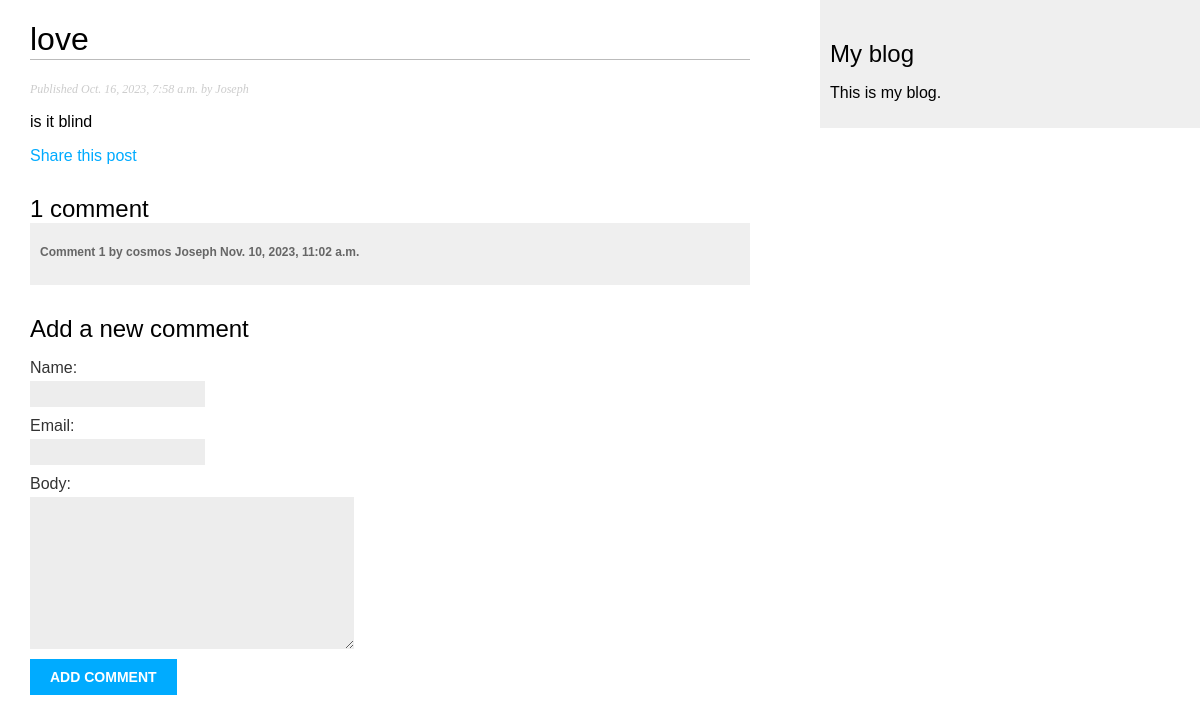
The page /blog/2023/10/16/love/ on the database its author committed.
### blog/models.py (models this page shows, shortened)
class Post(models.Model):
    class Status(models.TextChoices):
        DRAFT = 'DF', 'Draft'
        PUBLISHED = 'PB', 'Published'
    tags = TaggableManager()
    title = models.CharField(max_length=250)
    slug = models.SlugField(max_length=250, unique_for_date='publish')
    author = models.ForeignKey(User,
                               on_delete=models.CASCADE,
                               related_name='blog_post')
    body = models.TextField()
    publish = models.DateTimeField(default=timezone.now)
    created = models.DateTimeField(auto_now_add=True)
    update = models.DateTimeField(auto_now=True)
    status = models.CharField(max_length=2,
                              choices=Status.choices,
                              default=Status.PUBLISHED)
    objects = models.Manager() # The default manager.
    published = PublishedManager() # Our custom nmanager.
    class Meta:
        ordering = ['-publish']
        indexes = [
            models.Index(fields=['-publish']),
        ]

class Comment(models.Model):
    post = models.ForeignKey(Post,
                             on_delete=models.CASCADE,
                             related_name='comments')
    name = models.CharField(max_length=80)
    email = models.EmailField()
    body = models.TextField()
    created = models.DateTimeField(auto_now_add=True)
    updated = models.DateTimeField(auto_now=True)
    active = models.BooleanField(default=True)
    class Meta:
        ordering = ['created']
        indexes = [
            models.Index(fields=['created']),
        ]

### blog/views.py (the view)
# urls.py: path('<int:year>/<int:month>/<int:day>/<slug:post>/', views.post_detail, name='post_detail'),
def post_detail(request, year, month, day, post):
    post = get_object_or_404(Post,
                             status=Post.Status.PUBLISHED,
                             slug=post,
                             publish__year = year,
                             publish__month=month,
                             publish__day=day)
    comments = post.comments.filter(active=True)
    form = CommentForm()
    return render (request,
                   'blog/post/detail.html',
                   {'post': post,
                    'comments':comments,
                    'form':form})

### blog/forms.py
class CommentForm(forms.ModelForm):
    class Meta:
        model = Comment
        fields = ['name', 'email', 'body']

### blog/templates/blog/post/detail.html (shortened to what this page needs)
{% extends "blog/base.html" %}
{% block content %}
    <h1>{{ post.title }}</h1>
    <p class = "date">
        Published {{ post.publish}} by {{post.author}}
    </p>
    {{ post.body|linebreaks }}
    <p>
        <a href="{% url "blog:post_share" post.id %}">
            Share this post
        </a>
    </p>
    {% with comments.count as total_comments %}
        <h2>
            {{ total_comments }} comment{{ total_comments|pluralize }}
        </h2>
    {% endwith %}
    {% for comment in comments %}
        <div class="comment">
            <p class="info">
                Comment {{ forloop.counter }} by {{ comment.name }}
                {{ comment.created }}
            </p>
        </div>
    {% empty %}
        <p>There are no comments.</p>
    {% endfor %}
    {% include "blog/post/includes/comment_form.html" %}
{% endblock %}

### blog/static/css/blog.css (style rules this page uses)
body { margin:0; padding: 0; font-family: Arial, Helvetica, sans-serif, sans-serif; }
a { color:#00abff; text-decoration: none; }
h1 { font-weight: normal; border-bottom: 1px solid #bbb; padding: 0 0 1px 0; }
h2 { font-weight: normal; margin: 30px 0 0; }
p.date { color: #ccc; font-family: georgia, serif ; font-size: 12px; font-style: italic; }
label { float: left; clear: both; color: #333; margin-bottom: 4px; }
input, textarea { clear: both; float: left; margin: 0 0 10px; background: #ededed; border: 0; padding: 6px 10px; font-size: 12px; }
.comment { padding: 10px; }
.comment:nth-child(even) { background: #efefef; }
.comment .info { font-weight: bold; font-size: 12px; color: #666; }

### rows shown on the page
Post: title "love", publish "Oct. 16, 2023, 7:58 a.m.", author "Joseph", body "is it blind"
Comment: name "cosmos Joseph", created "Nov. 10, 2023, 11:02 a.m."

### other values the page prints
{{ total_comments }} "1"
